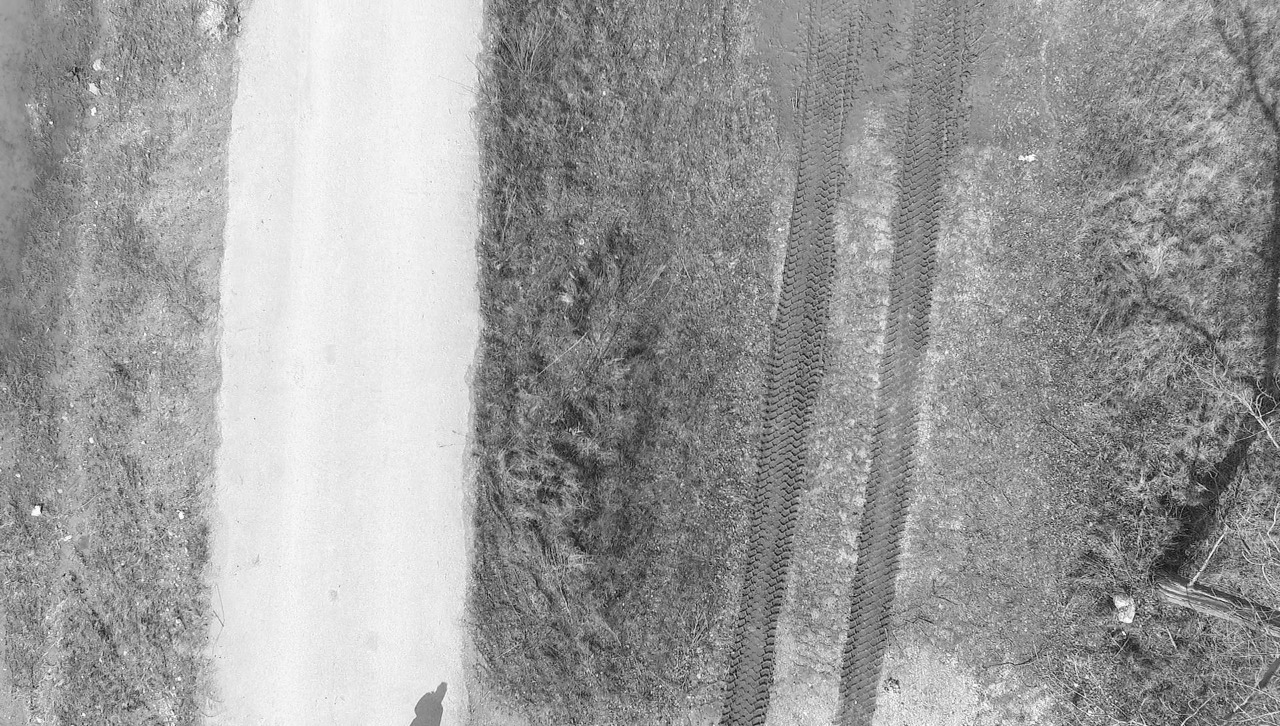
#> input picture Week1/Histogram Matching/target.jpeg, 1280 x 726 px
$ python histmatch.py
#> lines starting #> are read from the running program, lines starting #| are printed output that depends on the picture
# -*- coding: utf-8 -*-
"""
Created on Thu Oct  8 23:34:35 2020

@author: saagar.parikh
"""
import numpy as np
from matplotlib import pyplot as plt
import cv2

path_target="target.jpeg"
target_img = cv2.imread(path_target)           # Target image
#> target_img is the input picture: shape (726, 1280, 3); min 1, max 255, mean 156.7
#print(target_img.shape)                       # Check the size of the image

target_img = cv2.cvtColor(target_img, cv2.COLOR_BGR2GRAY )    # Converting RGB to gray
#> target_img: shape (726, 1280)
target_img1=target_img
target_img2=target_img

path_ref="ref.jpeg"
img1 = cv2.imread(path_ref)
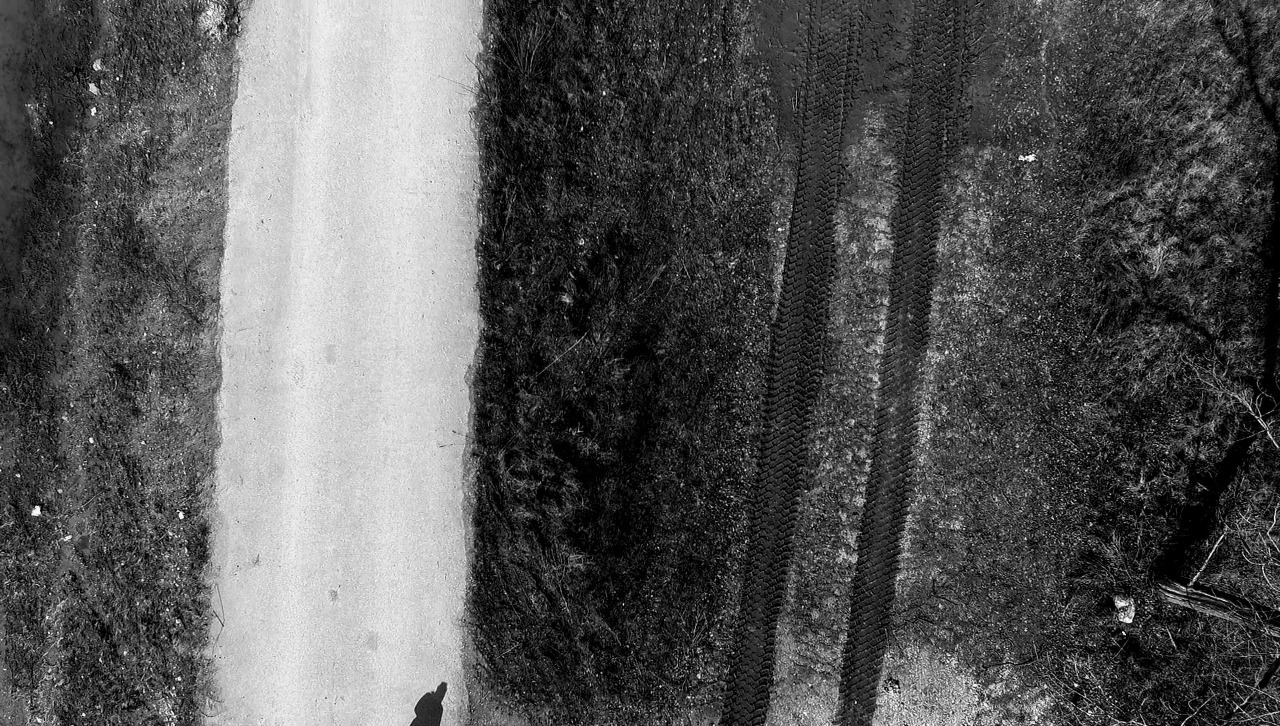
#> input picture Week1/Histogram Matching/ref.jpeg, 1280 x 726 px
#> img1 is the input picture: shape (726, 1280, 3); min 0, max 255, mean 86.1
ref_img = cv2.cvtColor(img1, cv2.COLOR_BGR2GRAY )    # Reference image

#Display target and reference images
cv2.imshow("Target image original", target_img)
cv2.imshow("Reference image original", ref_img)

plt.hist(target_img.flatten(),256,[0,256], color = 'r')     # Converts image into 1D array and plot histogram
plt.xlim([0,256])                                           # Limits the x axis value to 256
plt.title("Histogram of orig target image")                 # Title of histogram
plt.savefig("./target-orig-hist.png", dpi=200)              # Save histogram
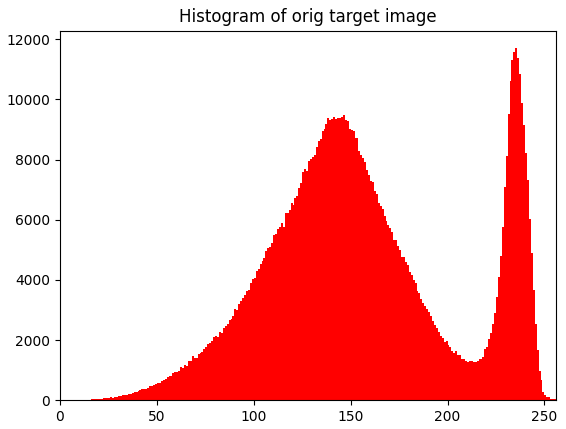
#> figure drawn by matplotlib, 1 panel; tallest bar 11703 high, from x = 235 to 236
plt.show()                                                  # Display histogram


# Performing Equalisation on original image-----------------------------------

target_freq = np.zeros((256,),dtype=np.float16)             # vector consisting of initial frequencies of gray scale values
target_new_grayval = np.zeros((256,),dtype=np.float16)      # vector consisting of final gray scale values

height, width = target_img.shape                            # Find height and width of image
#> height = 726; width = 1280

max1 = 0
# for loop to count frequency of gray scale values
for i in range(width):
    for j in range(height):
        g = target_img[j,i]                                 # g is grayscale value of pixel
        target_freq[g] = target_freq[g]+1                   # adds 1 to count of frequency
        if g>max1:
            max1=g
#> after the loop, max1 = 255; target_freq = 256 values, max 2048 at index 79, min 0 at index 0, mean 1467

#print(max1)
# reciprocal of total number of pixels
tmp = 1.0/(height*width)
#> tmp = 1.08e-06

# for loop to calculate final gray scale values
for i in range(256):
    for j in range(i+1):                                            # calculates cdf value
        target_new_grayval[i] += target_freq[j] * tmp;
    target_new_grayval[i] = round(target_new_grayval[i] * 255)      # final gray scale value = cdf(L-1)
#> after the loop, target_new_grayval = 256 values from 0 to 103

# b now contains the equalized histogram
target_new_grayval=target_new_grayval.astype(np.uint8)

# Re-map values from equalized histogram into the image
for i in range(width):
    for j in range(height):
        g = target_img[j,i]
        target_img1[j,i]= target_new_grayval[g]
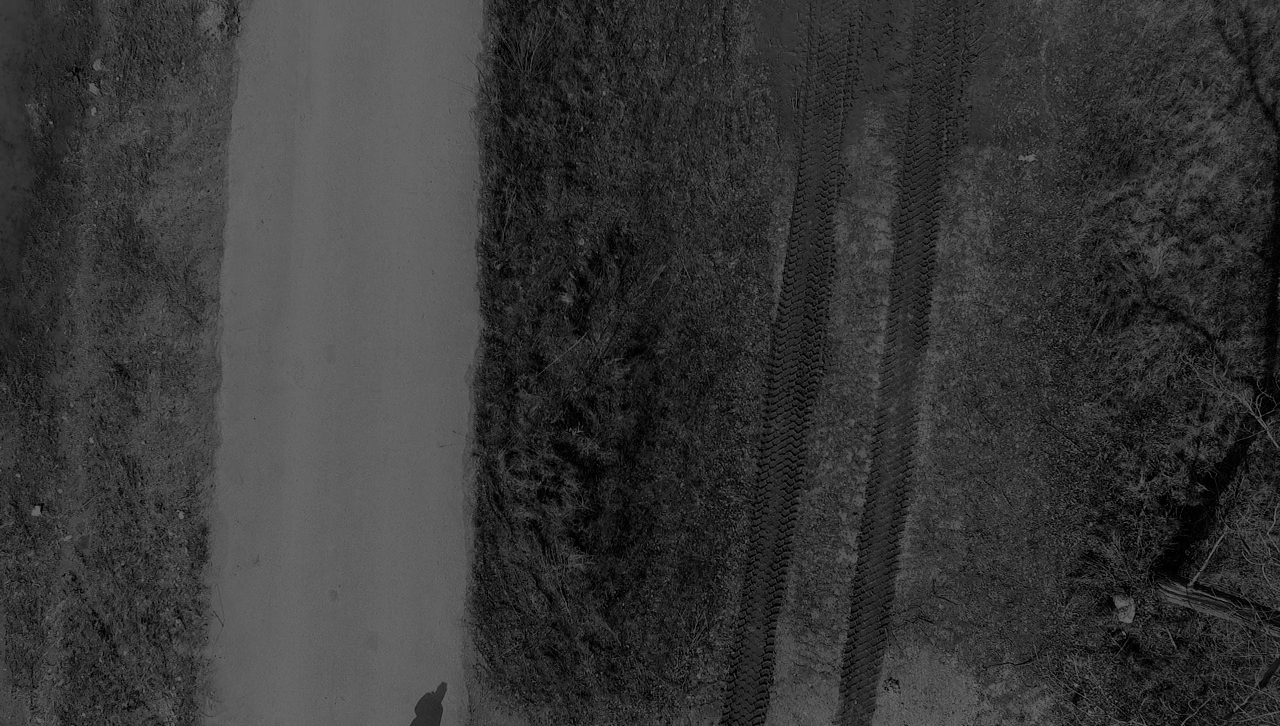
#> target_img1: shape (726, 1280); min 0, max 103, mean 55.1


#cv2.imshow("Target image after eq", target_img1)

"""

plt.hist(target_img1.flatten(),256,[0,256], color = 'r')   # Converts image into 1D array and plot histogram
plt.xlim([0,256])                                   # Limits the x axis value to 256
plt.title("Histogram of target image after eq")            # Title of histogram
plt.show()                                          # Display histogram
"""


# Histogram Equalisation of Reference Image-----------------------------------------------

ref_freq = np.zeros((256,),dtype=np.float16)                # vector consisting of initial frequencies of gray scale values
ref_new_grayval = np.zeros((256,),dtype=np.float16)         # vector consisting of final gray scale values

height, width = ref_img.shape                               # Find height and width of image

max1 = 0
# for loop to count frequency of gray scale values
for i in range(width):
    for j in range(height):
        g = ref_img[j,i]                                    # g is grayscale value of pixel
        ref_freq[g] = ref_freq[g]+1                         # adds 1 to count of frequency
        if g>max1:
            max1=g
#> after the loop, max1 = 255; ref_freq = 256 values, max 2048 at index 0, min 6 at index 254, mean 1591
#print(max1)
# reciprocal of total number of
tmp = 1.0/(height*width)

# for loop to calculate final gray scale values
for i in range(256):
    for j in range(i+1):                                    # calculates cdf value
        ref_new_grayval[i] += ref_freq[j] * tmp;
    ref_new_grayval[i] = round(ref_new_grayval[i] * 255)    # final gray scale value = cdf(L-1)
#> after the loop, ref_new_grayval = 256 values from 1 to 111

# b now contains the equalized histogram
ref_new_grayval=ref_new_grayval.astype(np.uint8)

# Re-map values from equalized histogram into the image
for i in range(width):
    for j in range(height):
        g = ref_img[j,i]
        ref_img[j,i]= ref_new_grayval[g]

#cv2.imshow("Reference image after eq", ref_img)
# Histogram matching----------------------------------------------------------

target_match_intensity = np.zeros((256,),dtype=np.float16)  # vector consisting of final gray scale values

for i in range(256):
    j=0
    #print(i,ref_new_grayval[i])
    while j<256 and ref_new_grayval[i]>target_new_grayval[j]:
        j+=1
    target_match_intensity[i]=j
    #print(i,ref_new_grayval[i])

for i in range(width):
    for j in range(height):
        g = target_img[j,i]
        target_img2[j,i]= target_match_intensity[g]
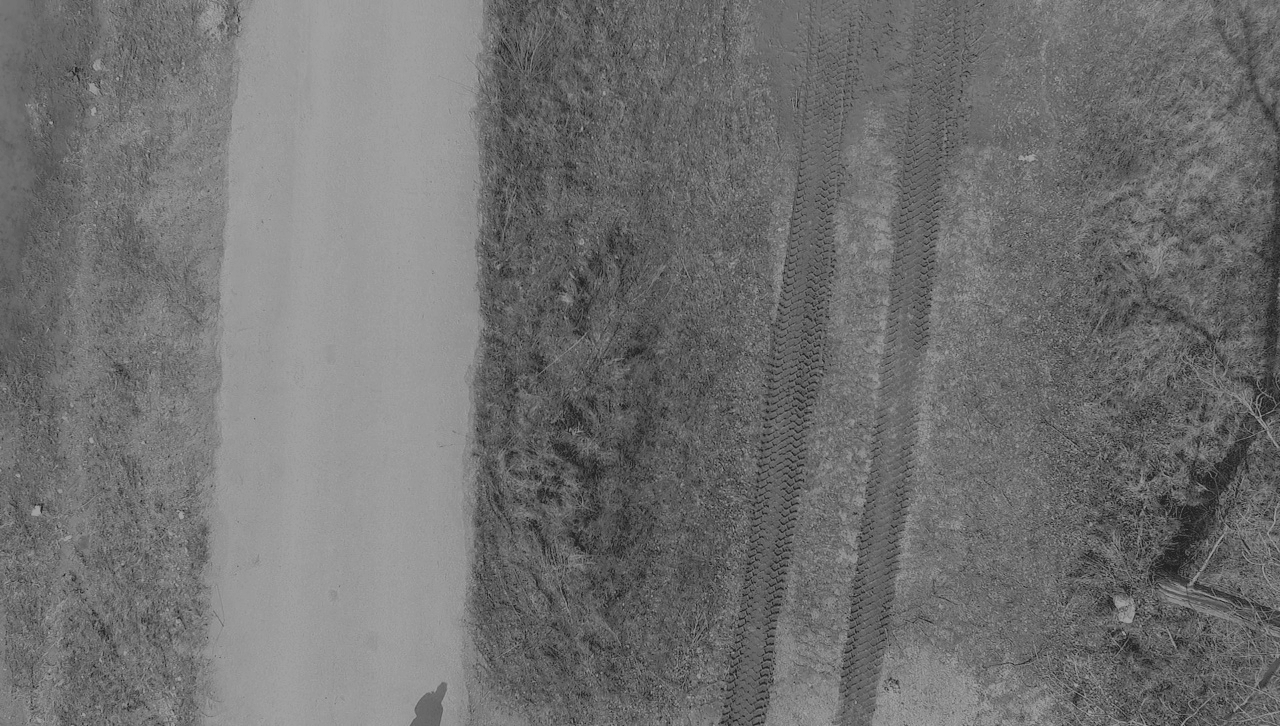
#> target_img2: shape (726, 1280); min 35, max 161, mean 112.9

#plot histograms--------------------------------------------------------------


plt.hist(ref_img.flatten(),256,[0,256], color = 'r')        # Converts image into 1D array and plot histogram
plt.xlim([0,256])                                           # Limits the x axis value to 256
plt.title("Histogram of orig reference image")              # Title of histogram
#plt.savefig("./ref-hist.png", dpi=200)                     # Save histogram
plt.show()                                                  # Display histogram
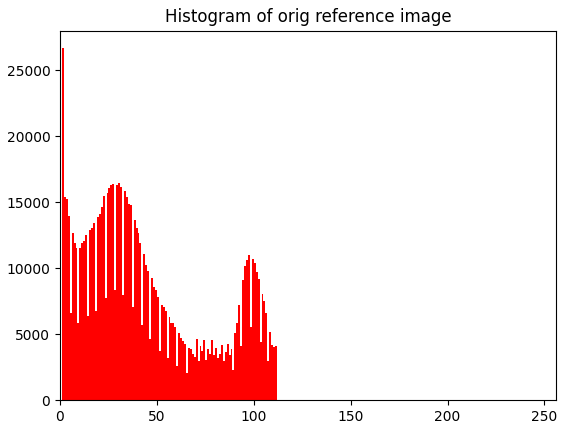
#> figure drawn by matplotlib, 1 panel; tallest bar 26674 high, from x = 1 to 2


plt.hist(target_img2.flatten(),256,[0,256], color = 'r')    # Converts image into 1D array and plot histogram
plt.xlim([0,256])                                           # Limits the x axis value to 256
plt.title("Histogram of target image after histogram matching")            # Title of histogram
#plt.savefig("./target-match-hist.png", dpi=200)            # Save histogram
plt.show()                                                  # Display histogram
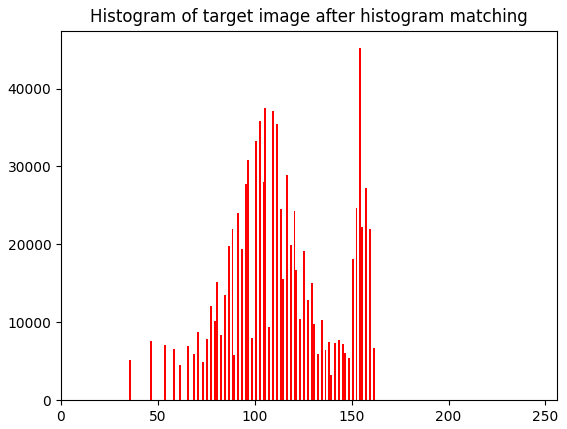
#> figure drawn by matplotlib, 1 panel; tallest bar 45179 high, from x = 154 to 155

# ------------------------------------------------------------------------------------

cv2.imshow("Target image after matching", target_img2)
#cv2.imwrite("target-after-hist-match.jpeg", target_img2)
cv2.waitKey(0)

# References:
#
# 1. Manual histogram equalization algorithm:-
# https://stackoverflow.com/questions/50578876/histogram-equalization-using-python-and-opencv-without-using-inbuilt-functions
#
# 2. Plot histograms:-
# https://opencv-python-tutroals.readthedocs.io/en/latest/py_tutorials/py_imgproc/py_histograms/py_histogram_equalization/py_histogram_equalization.html
#
# 3. Histogram matching algorithm:-
# https://youtu.be/WXHFmJVHvag
